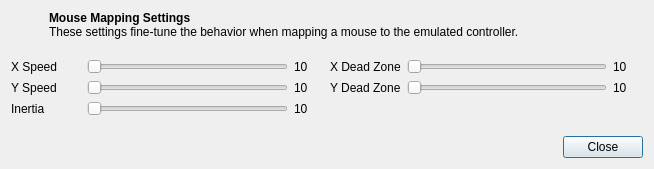
<?xml version="1.0" encoding="UTF-8"?>
<ui version="4.0">
 <class>ControllerMouseSettingsDialog</class>
 <widget class="QDialog" name="ControllerMouseSettingsDialog">
  <property name="geometry">
   <rect>
    <x>0</x>
    <y>0</y>
    <width>654</width>
    <height>169</height>
   </rect>
  </property>
  <property name="windowTitle">
   <string>Mouse Mapping Settings</string>
  </property>
  <layout class="QGridLayout" name="gridLayout">
   <item row="5" column="1">
    <widget class="QDialogButtonBox" name="buttonBox">
     <property name="standardButtons">
      <set>QDialogButtonBox::StandardButton::Close</set>
     </property>
    </widget>
   </item>
   <item row="2" column="0">
    <layout class="QHBoxLayout" name="pointerYSpeed">
     <item>
      <widget class="QLabel" name="pointerYSpeedLabel">
       <property name="sizePolicy">
        <sizepolicy hsizetype="Minimum" vsizetype="Preferred">
         <horstretch>0</horstretch>
         <verstretch>0</verstretch>
        </sizepolicy>
       </property>
       <property name="minimumSize">
        <size>
         <width>70</width>
         <height>0</height>
        </size>
       </property>
       <property name="text">
        <string>Y Speed</string>
       </property>
       <property name="buddy">
        <cstring>pointerYSpeedSlider</cstring>
       </property>
      </widget>
     </item>
     <item>
      <widget class="QSlider" name="pointerYSpeedSlider">
       <property name="sizePolicy">
        <sizepolicy hsizetype="Expanding" vsizetype="Preferred">
         <horstretch>0</horstretch>
         <verstretch>0</verstretch>
        </sizepolicy>
       </property>
       <property name="minimumSize">
        <size>
         <width>0</width>
         <height>0</height>
        </size>
       </property>
       <property name="minimum">
        <number>0</number>
       </property>
       <property name="maximum">
        <number>100</number>
       </property>
       <property name="orientation">
        <enum>Qt::Orientation::Horizontal</enum>
       </property>
      </widget>
     </item>
     <item>
      <widget class="QLabel" name="pointerYSpeedVal">
       <property name="sizePolicy">
        <sizepolicy hsizetype="Fixed" vsizetype="Preferred">
         <horstretch>0</horstretch>
         <verstretch>0</verstretch>
        </sizepolicy>
       </property>
       <property name="minimumSize">
        <size>
         <width>30</width>
         <height>0</height>
        </size>
       </property>
       <property name="text">
        <string>10</string>
       </property>
      </widget>
     </item>
    </layout>
   </item>
   <item row="1" column="0">
    <layout class="QHBoxLayout" name="pointerXSpeed">
     <item>
      <widget class="QLabel" name="pointerXSpeedLabel">
       <property name="sizePolicy">
        <sizepolicy hsizetype="Minimum" vsizetype="Preferred">
         <horstretch>0</horstretch>
         <verstretch>0</verstretch>
        </sizepolicy>
       </property>
       <property name="minimumSize">
        <size>
         <width>70</width>
         <height>0</height>
        </size>
       </property>
       <property name="text">
        <string>X Speed</string>
       </property>
       <property name="buddy">
        <cstring>pointerXSpeedSlider</cstring>
       </property>
      </widget>
     </item>
     <item>
      <widget class="QSlider" name="pointerXSpeedSlider">
       <property name="sizePolicy">
        <sizepolicy hsizetype="Expanding" vsizetype="Preferred">
         <horstretch>0</horstretch>
         <verstretch>0</verstretch>
        </sizepolicy>
       </property>
       <property name="minimumSize">
        <size>
         <width>0</width>
         <height>0</height>
        </size>
       </property>
       <property name="minimum">
        <number>0</number>
       </property>
       <property name="maximum">
        <number>100</number>
       </property>
       <property name="orientation">
        <enum>Qt::Orientation::Horizontal</enum>
       </property>
      </widget>
     </item>
     <item>
      <widget class="QLabel" name="pointerXSpeedVal">
       <property name="sizePolicy">
        <sizepolicy hsizetype="Fixed" vsizetype="Preferred">
         <horstretch>0</horstretch>
         <verstretch>0</verstretch>
        </sizepolicy>
       </property>
       <property name="minimumSize">
        <size>
         <width>30</width>
         <height>0</height>
        </size>
       </property>
       <property name="text">
        <string>10</string>
       </property>
      </widget>
     </item>
    </layout>
   </item>
   <item row="0" column="0" colspan="2">
    <layout class="QHBoxLayout" name="horizontalLayout_2">
     <property name="bottomMargin">
      <number>10</number>
     </property>
     <item>
      <widget class="QLabel" name="icon">
       <property name="minimumSize">
        <size>
         <width>32</width>
         <height>32</height>
        </size>
       </property>
       <property name="maximumSize">
        <size>
         <width>32</width>
         <height>32</height>
        </size>
       </property>
      </widget>
     </item>
     <item>
      <widget class="QLabel" name="label_4">
       <property name="text">
        <string>&lt;html&gt;&lt;head/&gt;&lt;body&gt;&lt;p&gt;&lt;span style=&quot; font-weight:700;&quot;&gt;Mouse Mapping Settings&lt;/span&gt;&lt;br/&gt;These settings fine-tune the behavior when mapping a mouse to the emulated controller.&lt;/p&gt;&lt;/body&gt;&lt;/html&gt;</string>
       </property>
       <property name="textFormat">
        <enum>Qt::TextFormat::RichText</enum>
       </property>
       <property name="alignment">
        <set>Qt::AlignmentFlag::AlignLeading|Qt::AlignmentFlag::AlignLeft|Qt::AlignmentFlag::AlignTop</set>
       </property>
       <property name="wordWrap">
        <bool>true</bool>
       </property>
      </widget>
     </item>
    </layout>
   </item>
   <item row="4" column="0" colspan="2">
    <spacer name="verticalSpacer">
     <property name="orientation">
      <enum>Qt::Orientation::Vertical</enum>
     </property>
     <property name="sizeHint" stdset="0">
      <size>
       <width>20</width>
       <height>40</height>
      </size>
     </property>
    </spacer>
   </item>
   <item row="3" column="0">
    <layout class="QHBoxLayout" name="pointerInertia">
     <item>
      <widget class="QLabel" name="pointerInertiaLabel">
       <property name="sizePolicy">
        <sizepolicy hsizetype="Minimum" vsizetype="Preferred">
         <horstretch>0</horstretch>
         <verstretch>0</verstretch>
        </sizepolicy>
       </property>
       <property name="minimumSize">
        <size>
         <width>70</width>
         <height>0</height>
        </size>
       </property>
       <property name="text">
        <string>Inertia</string>
       </property>
       <property name="buddy">
        <cstring>pointerInertiaSlider</cstring>
       </property>
      </widget>
     </item>
     <item>
      <widget class="QSlider" name="pointerInertiaSlider">
       <property name="sizePolicy">
        <sizepolicy hsizetype="Expanding" vsizetype="Preferred">
         <horstretch>0</horstretch>
         <verstretch>0</verstretch>
        </sizepolicy>
       </property>
       <property name="minimumSize">
        <size>
         <width>0</width>
         <height>0</height>
        </size>
       </property>
       <property name="minimum">
        <number>0</number>
       </property>
       <property name="maximum">
        <number>100</number>
       </property>
       <property name="orientation">
        <enum>Qt::Orientation::Horizontal</enum>
       </property>
      </widget>
     </item>
     <item>
      <widget class="QLabel" name="pointerInertiaVal">
       <property name="sizePolicy">
        <sizepolicy hsizetype="Fixed" vsizetype="Preferred">
         <horstretch>0</horstretch>
         <verstretch>0</verstretch>
        </sizepolicy>
       </property>
       <property name="minimumSize">
        <size>
         <width>30</width>
         <height>0</height>
        </size>
       </property>
       <property name="text">
        <string>10</string>
       </property>
      </widget>
     </item>
    </layout>
   </item>
   <item row="1" column="1">
    <layout class="QHBoxLayout" name="pointerXDeadZone">
     <item>
      <widget class="QLabel" name="pointerXDeadZoneLabel">
       <property name="sizePolicy">
        <sizepolicy hsizetype="Minimum" vsizetype="Preferred">
         <horstretch>0</horstretch>
         <verstretch>0</verstretch>
        </sizepolicy>
       </property>
       <property name="minimumSize">
        <size>
         <width>70</width>
         <height>0</height>
        </size>
       </property>
       <property name="text">
        <string>X Dead Zone</string>
       </property>
       <property name="buddy">
        <cstring>pointerXDeadZoneSlider</cstring>
       </property>
      </widget>
     </item>
     <item>
      <widget class="QSlider" name="pointerXDeadZoneSlider">
       <property name="sizePolicy">
        <sizepolicy hsizetype="Expanding" vsizetype="Preferred">
         <horstretch>0</horstretch>
         <verstretch>0</verstretch>
        </sizepolicy>
       </property>
       <property name="minimumSize">
        <size>
         <width>0</width>
         <height>0</height>
        </size>
       </property>
       <property name="minimum">
        <number>0</number>
       </property>
       <property name="maximum">
        <number>100</number>
       </property>
       <property name="orientation">
        <enum>Qt::Orientation::Horizontal</enum>
       </property>
      </widget>
     </item>
     <item>
      <widget class="QLabel" name="pointerXDeadZoneVal">
       <property name="sizePolicy">
        <sizepolicy hsizetype="Fixed" vsizetype="Preferred">
         <horstretch>0</horstretch>
         <verstretch>0</verstretch>
        </sizepolicy>
       </property>
       <property name="minimumSize">
        <size>
         <width>30</width>
         <height>0</height>
        </size>
       </property>
       <property name="text">
        <string>10</string>
       </property>
      </widget>
     </item>
    </layout>
   </item>
   <item row="2" column="1">
    <layout class="QHBoxLayout" name="pointerYDeadZone">
     <item>
      <widget class="QLabel" name="pointerYDeadZoneLabel">
       <property name="sizePolicy">
        <sizepolicy hsizetype="Minimum" vsizetype="Preferred">
         <horstretch>0</horstretch>
         <verstretch>0</verstretch>
        </sizepolicy>
       </property>
       <property name="minimumSize">
        <size>
         <width>70</width>
         <height>0</height>
        </size>
       </property>
       <property name="text">
        <string>Y Dead Zone</string>
       </property>
       <property name="buddy">
        <cstring>pointerYDeadZoneSlider</cstring>
       </property>
      </widget>
     </item>
     <item>
      <widget class="QSlider" name="pointerYDeadZoneSlider">
       <property name="sizePolicy">
        <sizepolicy hsizetype="Expanding" vsizetype="Preferred">
         <horstretch>0</horstretch>
         <verstretch>0</verstretch>
        </sizepolicy>
       </property>
       <property name="minimumSize">
        <size>
         <width>0</width>
         <height>0</height>
        </size>
       </property>
       <property name="minimum">
        <number>0</number>
       </property>
       <property name="maximum">
        <number>100</number>
       </property>
       <property name="orientation">
        <enum>Qt::Orientation::Horizontal</enum>
       </property>
      </widget>
     </item>
     <item>
      <widget class="QLabel" name="pointerYDeadZoneVal">
       <property name="sizePolicy">
        <sizepolicy hsizetype="Fixed" vsizetype="Preferred">
         <horstretch>0</horstretch>
         <verstretch>0</verstretch>
        </sizepolicy>
       </property>
       <property name="minimumSize">
        <size>
         <width>30</width>
         <height>0</height>
        </size>
       </property>
       <property name="text">
        <string>10</string>
       </property>
      </widget>
     </item>
    </layout>
   </item>
  </layout>
 </widget>
 <tabstops>
  <tabstop>pointerXSpeedSlider</tabstop>
  <tabstop>pointerXDeadZoneSlider</tabstop>
  <tabstop>pointerYSpeedSlider</tabstop>
  <tabstop>pointerYDeadZoneSlider</tabstop>
  <tabstop>pointerInertiaSlider</tabstop>
 </tabstops>
 <resources>
  <include location="../resources/resources.qrc"/>
 </resources>
 <connections/>
</ui>
